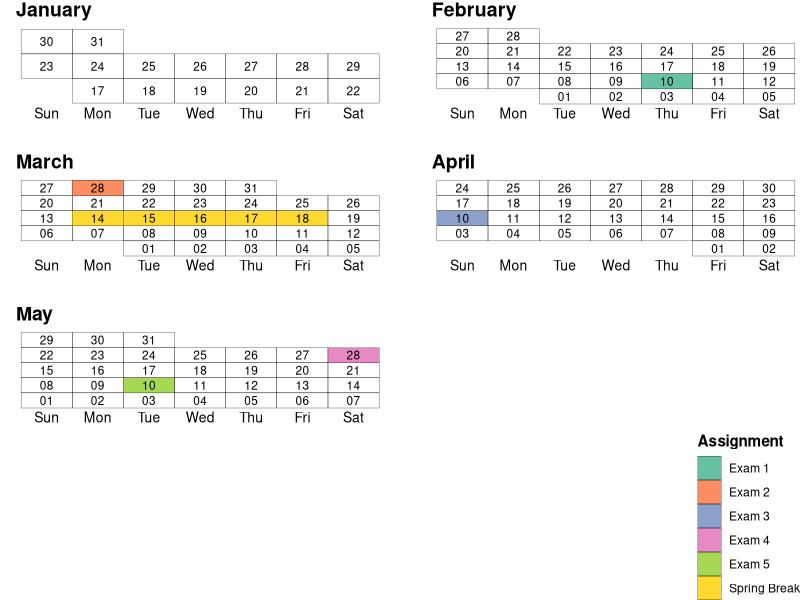

Source code (R):
## ---- chunk 1
knitr::opts_chunk$set(echo = TRUE)

mon <- as.Date("2022-01-17")

advdate <- function(obj, adv){
  tmon <- obj + 7*(adv - 1)
  tfri <- obj + 4 + 7*(adv - 1)
  tmon <- format(tmon, format = "%m/%d")
  tfri <- format(tfri, format = "%m/%d")
  zadv <- sprintf("%02d", adv)
  tmp <- paste("Week ", zadv, sep = '', ", ", tmon, " - ", tfri)
  return(tmp)
}

## ---- chunk 2

library(ggplot2)
library(tidyverse)
# Create base data frame
dfr <- data.frame(date=seq(as.Date('2022-01-17'), as.Date('2022-05-31'), by = 1)) %>% 
  mutate(day = factor(strftime(date, format="%a"), levels=c("Sun","Mon","Tue","Wed","Thu","Fri","Sat")),
         week = factor(strftime(date, format="%U")),
         month = factor(strftime(date, format="%B"),levels=c("January","February","March", "April", "May")),
         ddate = factor(strftime(date, format="%d")),
         comment = case_when(
           date == as.Date("2022-02-10") ~ "Exam 1",
           date == as.Date("2022-03-28") ~ "Exam 2",
           date == as.Date("2022-04-10") ~ "Exam 3",
           date == as.Date("2022-05-28") ~ "Exam 4",
           date == as.Date("2022-05-10") ~ "Exam 5",
           date >= as.Date("2022-03-14") & date <= as.Date("2022-03-18") ~ "Spring Break"
         ),
         week - as.numeric(week) - as.numeric(week) - 1)



ggplot(dfr, aes(x = day, y = reorder(week, -week), fill = comment)) +
  geom_tile(color = "black", size = 0.1) +
  geom_text(aes(label = ddate), size = 3) +
  facet_wrap(. ~ month, scales = "free", ncol = 2) +
  theme_void() +
  theme(legend.position = "bottom",
        legend.direction = "vertical",
        legend.justification = "right",
        axis.text.x = element_text(size = 10, color = "black"),
        axis.text.y = element_text(size = 10, color = "white"),
        strip.text.x = element_text(size = 14, face = "bold", hjust = 0, margin = margin(b = 0.2, unit = "cm")),
        title = element_text(face = "bold"),
        panel.spacing = unit(0.8, "cm")) +
  guides(fill=guide_legend(ncol=1)) +
  scale_fill_brewer(palette = "Set2", na.translate = FALSE) +
  labs(x = "Weekday",
       y = "Week #",
       fill = "Assignment")
